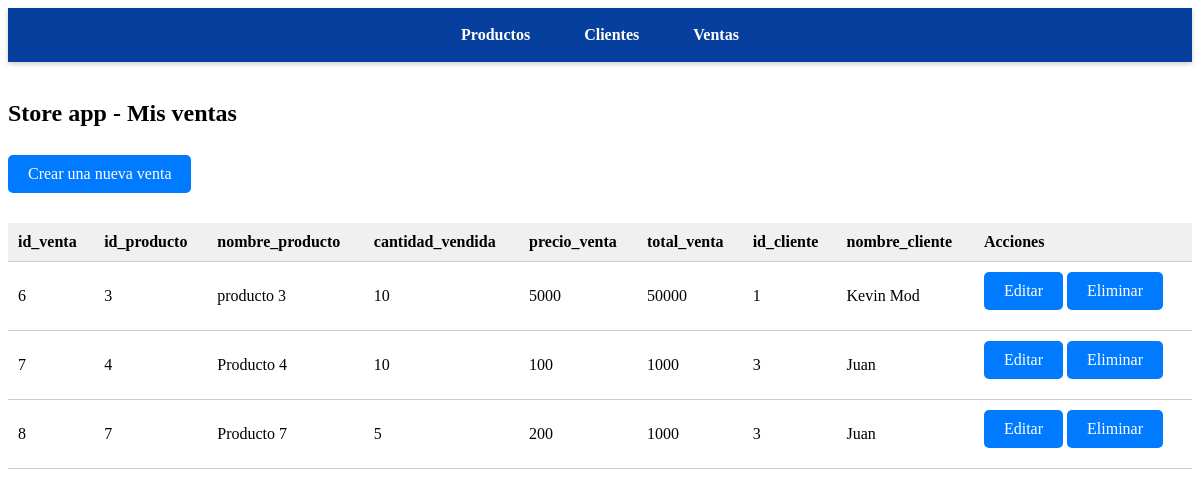
/ventas/, run on the app's committed database.
### StoreApp/models.py (models this page shows, shortened)
class Ventas(models.Model):
    id_venta = models.AutoField(primary_key=True)
    id_producto = models.ForeignKey(Productos, on_delete=models.CASCADE)
    cantidad_vendida = models.IntegerField()
    precio_venta = models.IntegerField()
    total_venta = models.IntegerField(editable=False)
    id_cliente = models.ForeignKey(Clientes, on_delete=models.CASCADE)

class Productos(models.Model):
    id_producto = models.BigIntegerField(primary_key=True) #Este será la llave primaria
    nombre_producto = models.CharField(max_length=50) # Se le incluyó un máximo de letras, para que no ingresen nombres muy largos
    descripcion_producto = models.TextField()
    cantidad_disponible = models.IntegerField()

class Clientes(models.Model):
    id_cliente = models.BigIntegerField(primary_key=True)
    nombre_cliente = models.CharField(max_length=50)
    correo = models.CharField(max_length=50)

### StoreApp/views.py (the view)
# urls.py: path('ventas/', vista_ventas),
def vista_ventas(request):
    ventas_get_list = Ventas.objects.all()
    return render(request, 'pagina_ventas.html', {'ventas':ventas_get_list})

### StoreApp/templates/pagina_ventas.html (shortened to what this page needs)
{% load static %}
<!DOCTYPE html>
<html lang="en">
<head>
    <link rel="stylesheet" href="{% static 'css/global_paginas.css' %}">
</head>
<body>
    {% include 'componente_navbar.html' %}
    <br>
    <h2>Store app - Mis ventas</h2>
    <br>
    <a href="/crear_venta/" class="button">Crear una nueva venta</a>
    <br>
    <table>
        <tr>
            <th>id_venta</th>
            <th>id_producto</th>
            <th>nombre_producto</th>
            <th>cantidad_vendida</th>
            <th>precio_venta</th>
            <th>total_venta</th>
            <th>id_cliente</th>
            <th>nombre_cliente</th>
            <th>Acciones</th>
        </tr>
        {% for item in ventas %}
            <tr>
                <td>{{ item.id_venta }}</td>
                <td>{{ item.id_producto.id_producto }}</td>
                <td>{{ item.id_producto.nombre_producto }}</td>
                <td>{{ item.cantidad_vendida }}</td>
                <td>{{ item.precio_venta }}</td>
                <td>{{ item.total_venta }}</td>
                <td>{{ item.id_cliente.id_cliente }}</td>
                <td>{{ item.id_cliente.nombre_cliente }}</td>
                <td>
                    <a href="/editar_venta/{{ item.id_venta }}" class="button">Editar</a>
                    <a href="/eliminar_venta/{{ item.id_venta }}" class="button">Eliminar</a>
                </td>
            </tr>
        {% endfor %}
    </table>
</body>
</html>

### StoreApp/templates/componente_navbar.html (shortened to what this page needs)
{% load static %}
<!DOCTYPE html>
<html lang="en">
<head>
    <link rel="stylesheet" href="{% static 'css/componente_navbar.css' %}">
</head>
<body>
    <div class="contenedor_navbar">
        <div class="items_navbar">
            <a href="/" >
                <div class="item_individual_navbar">Productos</div>
            </a>
            <a href="/clientes" >
                <div class="item_individual_navbar">Clientes</div>
            </a>
            <a href="/ventas" >
                <div class="item_individual_navbar">Ventas</div>
            </a>
        </div>
    </div>
</body>
</html>

### StoreApp/static/css/global_paginas.css (style rules this page uses)
table { width: 100%; border-collapse: collapse; margin-top: 20px; }
table th, table td { padding: 10px; text-align: left; border-bottom: 1px solid #ccc; }
table th { background-color: #f0f0f0; font-weight: bold; }
.button { display: inline-block; background-color: #007bff; color: #fff; padding: 10px 20px; text-decoration: none; border-radius: 5px; margin-bottom: 10px; }
h2 { font-size: 24px; font-weight: bold; margin-bottom: 10px; }
a { cursor: pointer; text-decoration: none; color: #007bff; }

### StoreApp/static/css/componente_navbar.css (style rules this page uses)
.contenedor_navbar { background-color: #073f9e; padding: 10px; box-shadow: 0 2px 5px rgba(0, 0, 0, 0.2); }
.items_navbar { display: flex; justify-content: center; align-items: center; margin: 0; padding: 0; }
.item_individual_navbar { color: #fff; text-decoration: none; font-size: 16px; font-weight: bold; padding: 8px 12px; border-radius: 5px; transition: background-color 0.3s ease; margin: 0 15px; }
a { text-decoration: none; }

### data on the page
Ventas: id_venta "6", id_producto.id_producto "3", id_producto.nombre_producto "producto 3", cantidad_vendida "10", precio_venta "5000", total_venta "50000", id_cliente.id_cliente "1", id_cliente.nombre_cliente "Kevin Mod"
Ventas: id_venta "7", id_producto.id_producto "4", id_producto.nombre_producto "Producto 4", cantidad_vendida "10", precio_venta "100", total_venta "1000", id_cliente.id_cliente "3", id_cliente.nombre_cliente "Juan"
Ventas: id_venta "8", id_producto.id_producto "7", id_producto.nombre_producto "Producto 7", cantidad_vendida "5", precio_venta "200", total_venta "1000", id_cliente.id_cliente "3", id_cliente.nombre_cliente "Juan"
